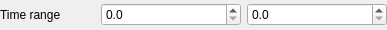
<?xml version="1.0" encoding="UTF-8"?>
<ui version="4.0">
 <class>ParticleAnimationWidget</class>
 <widget class="QWidget" name="ParticleAnimationWidget">
  <property name="geometry">
   <rect>
    <x>0</x>
    <y>0</y>
    <width>387</width>
    <height>30</height>
   </rect>
  </property>
  <property name="windowTitle">
   <string>Form</string>
  </property>
  <property name="locale">
   <locale language="English" country="UnitedStates"/>
  </property>
  <layout class="QVBoxLayout" name="verticalLayout">
   <property name="leftMargin">
    <number>0</number>
   </property>
   <property name="topMargin">
    <number>0</number>
   </property>
   <property name="rightMargin">
    <number>0</number>
   </property>
   <property name="bottomMargin">
    <number>0</number>
   </property>
   <item>
    <layout class="QHBoxLayout" name="horizontalLayout">
     <item>
      <widget class="QLabel" name="timeRangeLabel">
       <property name="sizePolicy">
        <sizepolicy hsizetype="Preferred" vsizetype="Preferred">
         <horstretch>1</horstretch>
         <verstretch>0</verstretch>
        </sizepolicy>
       </property>
       <property name="text">
        <string>Time range</string>
       </property>
       <property name="wordWrap">
        <bool>true</bool>
       </property>
      </widget>
     </item>
     <item>
      <widget class="QWidget" name="timeRangeFrame" native="true">
       <property name="sizePolicy">
        <sizepolicy hsizetype="Preferred" vsizetype="Preferred">
         <horstretch>3</horstretch>
         <verstretch>0</verstretch>
        </sizepolicy>
       </property>
       <layout class="QHBoxLayout" name="horizontalLayout_2">
        <property name="leftMargin">
         <number>0</number>
        </property>
        <property name="topMargin">
         <number>0</number>
        </property>
        <property name="rightMargin">
         <number>0</number>
        </property>
        <property name="bottomMargin">
         <number>0</number>
        </property>
        <item>
         <widget class="QDoubleSpinBox" name="minTimeSpin">
          <property name="decimals">
           <number>1</number>
          </property>
          <property name="maximum">
           <double>1000000.000000000000000</double>
          </property>
         </widget>
        </item>
        <item>
         <widget class="QDoubleSpinBox" name="maxTimeSpin">
          <property name="decimals">
           <number>1</number>
          </property>
          <property name="maximum">
           <double>1000000.000000000000000</double>
          </property>
         </widget>
        </item>
       </layout>
      </widget>
     </item>
    </layout>
   </item>
  </layout>
 </widget>
 <resources/>
 <connections/>
</ui>
